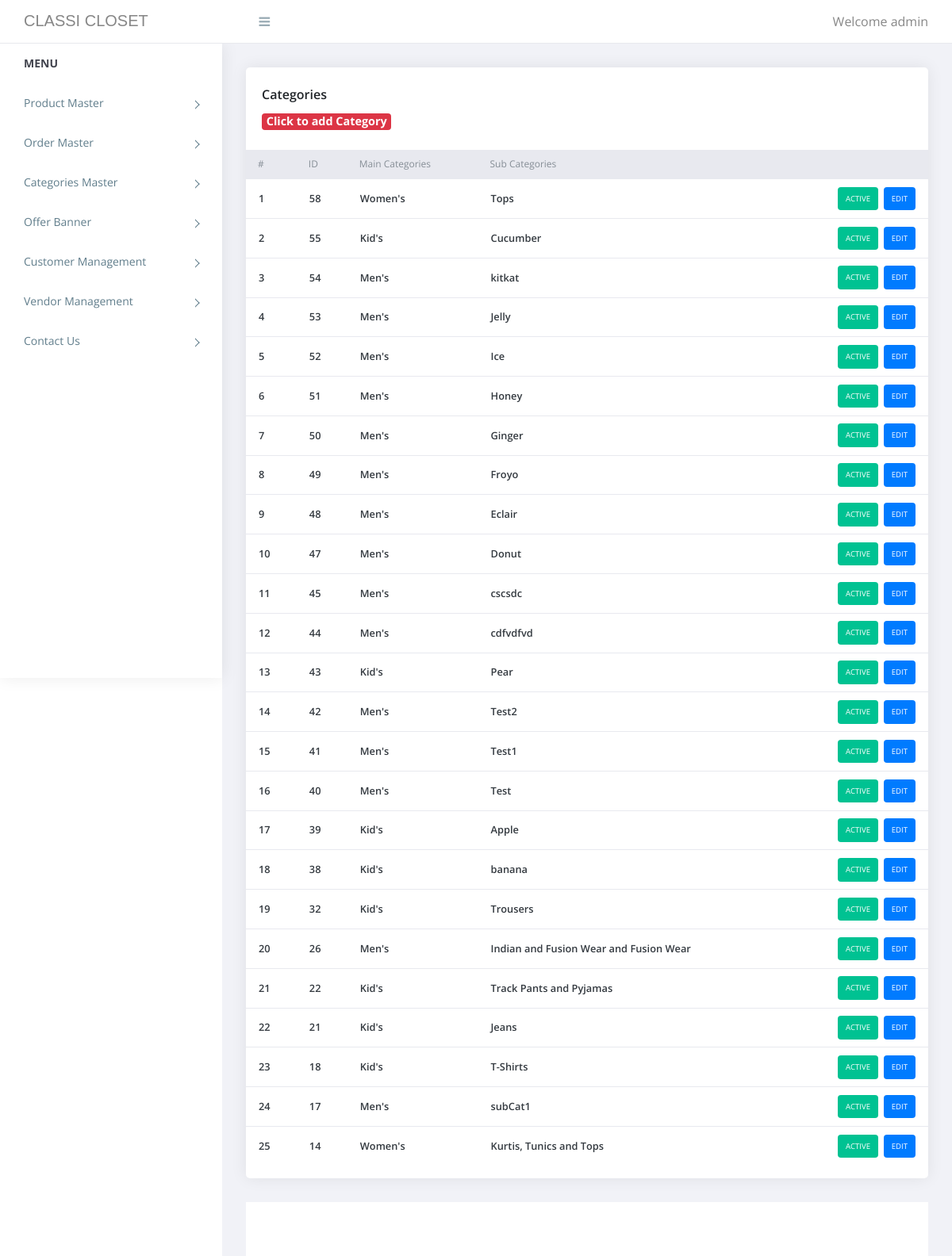
Screenshot of /admin/categories.php (signed in) with the database file from the repository.
### tables this page shows
CREATE TABLE `categories` (
  `id` int(11) NOT NULL,
  `super_categories_id` int(11) NOT NULL,
  `categories` varchar(255) NOT NULL,
  `status` tinyint(4) NOT NULL
);

CREATE TABLE `super_category` (
  `id` int(11) NOT NULL,
  `super_category` varchar(255) NOT NULL,
  `status` tinyint(4) NOT NULL
);

### admin/categories.php (the view, shortened to what this page needs)
<?php
require('includes/top.inc.php');
$sql = "SELECT * FROM categories ORDER BY id DESC";
$res = mysqli_query($con, $sql);
$super_cat_res = mysqli_query($con, "SELECT * FROM super_category");
$super_cat_arr = array();
while ($row1 = mysqli_fetch_assoc($super_cat_res)) {
    $super_cat_arr[] = $row1;
}
?>
<div class="content pb-0">
    <div class="orders">
        <div class="row">
            <div class="col-xl-12">
                <div class="card">
                    <div class="card-body">
                        <h4 class="box-title">Categories </h4>
                        <h4 class="box-link"><a href="manage_categories.php"><span class='badge badge-danger'>Click to add Category</span></a></h4>
                    </div>
                    <div class="card-body--">
                        <div class="table-stats order-table ov-h">
                            <table class="table ">
                                <thead>
                                    <tr>
                                        <th class="serial" id="1">#</th>
                                        <th id="2">ID</th>
                                        <th id="3">Main Categories</th>
                                        <th id="4">Sub Categories</th>
                                        <th></th>
                                    </tr>
                                </thead>
                                <tbody>
                                    <?php
                                    $i = 1;
                                    while ($row = mysqli_fetch_assoc($res)) {
                                    ?>
                                        <tr>
                                            <td class="serial"><?php echo $i++ ?></td>
                                            <td><?php echo $row['id'] ?></td>
                                            <td><?php echo  $super_cat_arr[$row['super_categories_id'] - 1]['super_category'] ?></td>
                                            <td><?php echo $row['categories'] ?></td>
                                            <td>
                                                <?php
                                                if ($row['status'] == 1) {
                                                    echo " <a href='?type=status&operation=deactive&id=" . $row['id'] . "'><span class='badge badge-complete'>Active</span></a>&nbsp;";
                                                } else {
                                                    echo " <a href='?type=status&operation=active&id=" . $row['id'] . "'><span class='badge badge-pending'>Deactive</span></a>&nbsp;";
                                                }
                                                $editQuery = "manage_categories.php?id=" . $row['id'];
                                                ?>
                                                <a href='<?php echo $editQuery ?>'><span class='badge badge-primary'>Edit</span></a>
                                            </td>
                                        </tr>
                                    <?php
                                    }
                                    ?>
                                </tbody>
                            </table>
                        </div>
                    </div>
                </div>
            </div>
        </div>
    </div>
</div>
<?php
require('includes/footer.inc.php');
?>

### admin/assets/css/style.css (style rules this page uses)
body { display: table; font-family: open sans, sans-serif; font-size: 16px; width: 100% }
a, button { text-decoration: none; outline: none !important; color: #878787; -webkit-transition: all .25s ease; transition: all .25s ease }
h1, h2, h3, h4, h5, h6 { margin: 0 }
.pb-0 { padding-bottom: 0 }
.ov-h { overflow: hidden }
.order-table { position: relative }
.order-table:after, .order-table:before { content: ""; position: absolute; top: 0; height: 37px; width: 10px; background: #e8e9ef }
.order-table:after { right: -1px }
.order-table:before { left: -1px }
.order-table tr th { background: #e8e9ef }
.order-table tr td:last-child, .order-table tr th:last-child { text-align: right }
.order-table tr:last-child td { border: none }
.order-table .badge { color: #fff; padding: 10px; text-transform: uppercase; font-weight: 400 }
.order-table .badge-complete { background: #00c292 }
.content { float: left; padding: 1.875em; width: 100% }
.card { margin-bottom: 1.875em; border-radius: 5px; padding: 0; border: 0 solid transparent; -webkit-box-shadow: 0 0 20px rgba(0, 0, 0, .08); box-shadow: 0 0 20px rgba(0, 0, 0, .08) }
.card .box-title { font-weight: 600; font-size: 1em; padding: 5px 0 }
.card .card-body { float: left; padding: 1.25em; position: relative; width: 100% }
.card h4 { font-size: 1.1rem }
.table-stats table { font-family: open sans }
.table-stats table th, .table-stats table td { cursor: pointer; border: none; border-bottom: 1px solid #e8e9ef; color: #868e96; font-size: 12px; font-weight: 400; padding: .75em 1.25em; }
.table-stats table td { color: #343a40; font-size: 0.8em; font-weight: 600; vertical-align: middle }
@media (max-width:1368px) { .card-body { padding: 15px } }
.card .box-link { font-weight: 600; font-size: 1.2em; padding: 5px 0 }

### rows the page displays
categories: id "58", super_categories.super_category "Women's", categories "Tops"
categories: id "55", super_categories.super_category "Kid's", categories "Cucumber"
categories: id "54", super_categories.super_category "Men's", categories "kitkat"
categories: id "53", super_categories.super_category "Men's", categories "Jelly"
categories: id "52", super_categories.super_category "Men's", categories "Ice"
categories: id "51", super_categories.super_category "Men's", categories "Honey"
categories: id "50", super_categories.super_category "Men's", categories "Ginger"
categories: id "49", super_categories.super_category "Men's", categories "Froyo"
categories: id "48", super_categories.super_category "Men's", categories "Eclair"
categories: id "47", super_categories.super_category "Men's", categories "Donut"
categories: id "45", super_categories.super_category "Men's", categories "cscsdc"
categories: id "44", super_categories.super_category "Men's", categories "cdfvdfvd"
categories: id "43", super_categories.super_category "Kid's", categories "Pear"
categories: id "42", super_categories.super_category "Men's", categories "Test2"
categories: id "41", super_categories.super_category "Men's", categories "Test1"
categories: id "40", super_categories.super_category "Men's", categories "Test"
categories: id "39", super_categories.super_category "Kid's", categories "Apple"
categories: id "38", super_categories.super_category "Kid's", categories "banana"
categories: id "32", super_categories.super_category "Kid's", categories "Trousers"
categories: id "26", super_categories.super_category "Men's", categories "Indian and Fusion Wear and Fusion Wear"
categories: id "22", super_categories.super_category "Kid's", categories "Track Pants and Pyjamas"
categories: id "21", super_categories.super_category "Kid's", categories "Jeans"
categories: id "18", super_categories.super_category "Kid's", categories "T-Shirts"
categories: id "17", super_categories.super_category "Men's", categories "subCat1"
categories: id "14", super_categories.super_category "Women's", categories "Kurtis, Tunics and Tops"

### other values shown
$_SESSION['ADMIN_USERNAME'] "admin"
